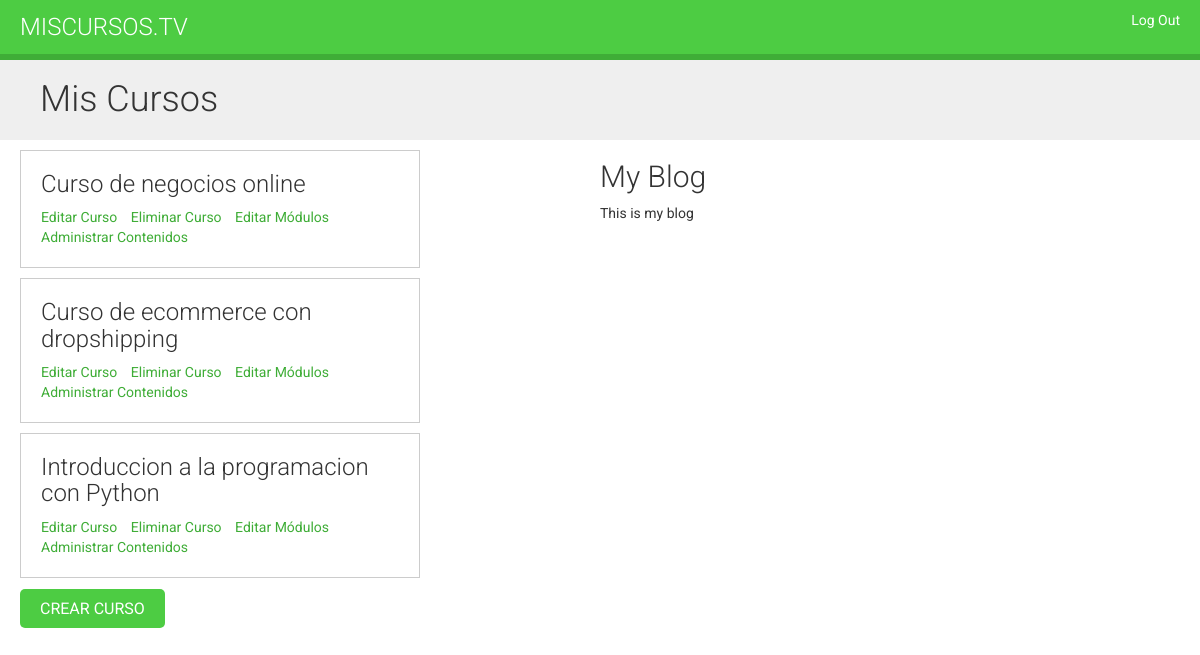
The page /course/mine/ (signed in) on the database its author committed.
### elearning/models.py (models this page shows, shortened)
class Course(models.Model):
    owner = models.ForeignKey(User, related_name='courses_created', on_delete=models.CASCADE)
    subject = models.ForeignKey(Subject, related_name='courses', on_delete=models.CASCADE)
    title = models.CharField(max_length=200)
    slug = models.CharField(max_length=200, unique=True)
    overview = models.TextField()
    created = models.DateTimeField(auto_now_add=True)
    class Meta:
        ordering = ['-created']

### elearning/views.py (the view)
# urls.py: path('mine/', views.ManageCourseListView.as_view(), name='manage_course_list'),
class ManageCourseListView(OwnerCourseMixin, ListView):
    template_name = 'manage/course/list.html'
    permission_required = 'courses.view_course'

### elearning/views.py (called while the page is built)
    def get_queryset(self):
        qs = super().get_queryset()
        return qs.filter(owner=self.request.user)

### elearning/templates/manage/course/list.html (shortened to what this page needs)
{% extends 'base.html' %}
{% load static %}
{% block css %}<link rel="stylesheet" href="{% static 'css/base.css' %}"> {% endblock %}
{% block content %}
    <h1>Mis Cursos</h1>
    <div class="module">
        {% for course in object_list %}
            <div class="course-info">
                <h3>{{ course.title }}</h3>
                <p>
                    <a href="{% url 'course_edit' course.id %}">Editar Curso</a>
                    <a href="{% url 'course_delete' course.id %}">Eliminar Curso</a>
                    <a href="{% url 'course_module_update' course.id %}">Editar Módulos</a>
                    {% if course.modules.count > 0 %}
                        <a href="{% url 'module_content_list' course.modules.first.id %}">Administrar Contenidos</a>
                    {% endif %}
                </p>
            </div>
        {% empty %}
            <p>No has creado cursos aún.</p>
        {% endfor %}
        <p>
            <a href="{% url 'course_create' %}" class="button">Crear Curso</a>
        </p>
    </div>
{% endblock %}

### static/css/base.css (style rules this page uses)
body { margin:0; font-family:'Roboto', sans-serif; font-weight:400; color:#333; }
a { color:#3fad37; text-decoration:none; }
h1, h2, h3, h4, h5, h6 { font-family:'Roboto', sans-serif; font-weight:300; }
h1 { background:#efefef; width:100%; overflow:auto; padding:20px 0 20px 40px; margin:0; }
.module { padding:10px 20px; float:left; width:600px; }
.module h3 { margin:20px 0 0; padding:0; width:100%; }
.module p { margin:10px 0 20px; width:100%; float:left; }
input[type=submit], a.button { border-radius:5px; background:#4dcc43; color:#fff; font-size:16px; text-transform:uppercase; border:none; padding:10px 20px; margin:20px 0; }
.course-info { border:1px solid #ccc; padding:0 20px; margin-bottom:10px; width:400px; overflow:auto; }
.course-info a { margin-right:10px; }

### rows shown on the page
Course: title "Curso de negocios online", shows "Administrar Contenidos"
Course: title "Curso de ecommerce con dropshipping", shows "Administrar Contenidos"
Course: title "Introduccion a la programacion con Python", shows "Administrar Contenidos"
